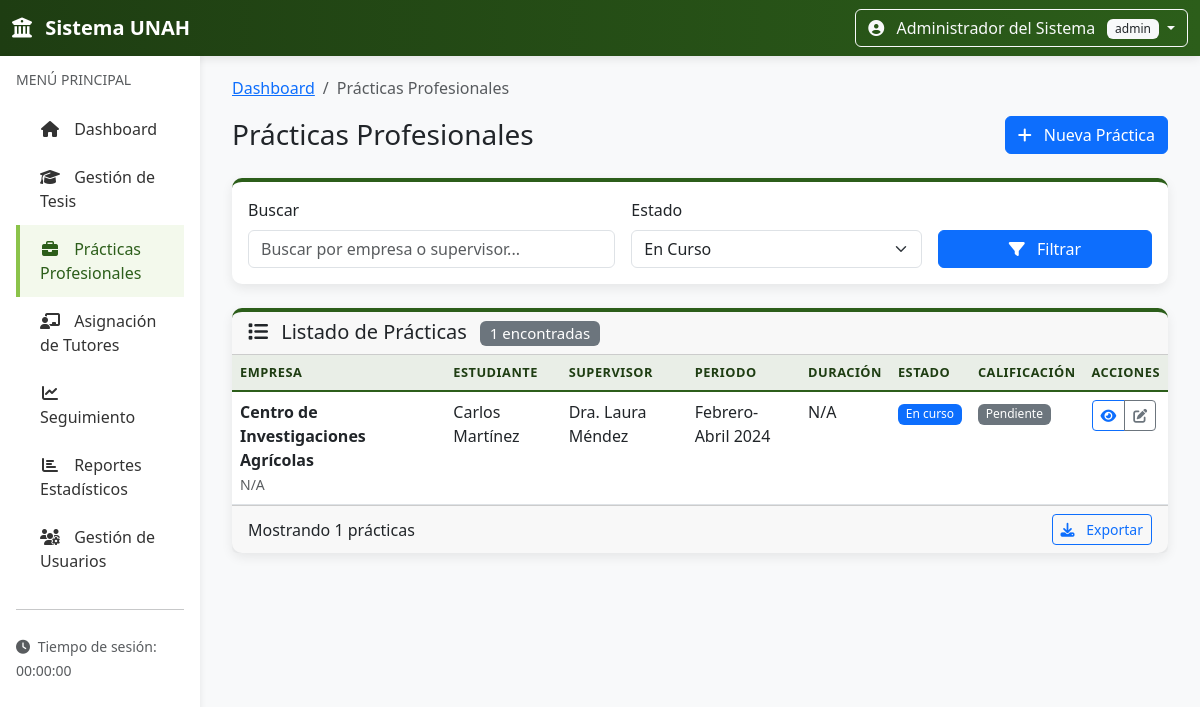
Page /practicas.php?estado=en_curso (signed in) on the committed database.
### tables this page shows
CREATE TABLE practicas (
    id INT PRIMARY KEY AUTO_INCREMENT,
    estudiante_id INT NOT NULL,
    empresa VARCHAR(200) NOT NULL,
    supervisor VARCHAR(100),
    cargo_supervisor VARCHAR(100),
    periodo VARCHAR(50) NOT NULL,
    duracion_semanas INT,
    estado ENUM('pendiente', 'en_curso', 'finalizada', 'evaluada') DEFAULT 'pendiente',
    informe_path VARCHAR(500),
    calificacion DECIMAL(3,2),
    observaciones TEXT,
    created_at TIMESTAMP DEFAULT CURRENT_TIMESTAMP,
    updated_at TIMESTAMP DEFAULT CURRENT_TIMESTAMP ON UPDATE CURRENT_TIMESTAMP,
    FOREIGN KEY (estudiante_id) REFERENCES usuarios(id) ON DELETE CASCADE,
    INDEX idx_estudiante (estudiante_id),
    INDEX idx_empresa (empresa),
    INDEX idx_estado (estado)
);

CREATE TABLE usuarios (
    id INT PRIMARY KEY AUTO_INCREMENT,
    username VARCHAR(50) UNIQUE NOT NULL,
    password VARCHAR(255) NOT NULL,
    nombre_completo VARCHAR(100) NOT NULL,
    email VARCHAR(100),
    rol ENUM('admin', 'profesor', 'estudiante', 'coordinador') DEFAULT 'estudiante',
    departamento_id INT,
    telefono VARCHAR(15),
    activo TINYINT(1) DEFAULT 1,
    created_at TIMESTAMP DEFAULT CURRENT_TIMESTAMP,
    updated_at TIMESTAMP DEFAULT CURRENT_TIMESTAMP ON UPDATE CURRENT_TIMESTAMP,
    INDEX idx_username (username),
    INDEX idx_email (email),
    INDEX idx_rol (rol)
);

### includes/config/database.php (called while the page is built, shortened)
<?php
class Database {
    private $host = 'localhost';
    private $db_name = 'sistema-unah';
    private $username = 'root';
    private $password = '';
    public function connect() {
        $this->conn = null;
        try {
            $this->conn = new PDO(
                'mysql:host=' . $this->host . ';dbname=' . $this->db_name,
                $this->username,
                $this->password
            );
            $this->conn->setAttribute(PDO::ATTR_ERRMODE, PDO::ERRMODE_EXCEPTION);
            $this->conn->exec("SET NAMES 'utf8mb4'");
            $this->conn->exec("SET CHARACTER SET utf8mb4");
        } catch(PDOException $e) {
            echo "Error de conexión: " . $e->getMessage();
        }
        return $this->conn;
    }
    public static function getConnection() {
        static $conn = null;
        if ($conn === null) {
            $database = new self();
            $conn = $database->connect();
        }
        return $conn;
    }
}
?>

### models/Practica.php (called while the page is built, shortened)
<?php
require_once __DIR__ . '/../includes/config/database.php';
class Practica {
    private $db;
    public function __construct() {
        $this->db = Database::getConnection();
    }
    public function getAll($filtros = []) {
        $query = "SELECT p.*, u.nombre_completo as estudiante_nombre
                  FROM practicas p
                  LEFT JOIN usuarios u ON p.estudiante_id = u.id
                  WHERE 1=1";
        $params = [];
        if (!empty($filtros['estado'])) {
            $query .= " AND p.estado = :estado";
            $params[':estado'] = $filtros['estado'];
        }
        $query .= " ORDER BY p.created_at DESC";
        $stmt = $this->db->prepare($query);
        $stmt->execute($params);
        return $stmt->fetchAll(PDO::FETCH_ASSOC);
    }
}
?>

### practicas.php (the view, shortened to what this page needs)
<?php
require_once 'models/Practica.php';
$practicaModel = new Practica();
$filtros = [];
if (isset($_GET['estado']) && $_GET['estado'] !== '') {
    $filtros['estado'] = $_GET['estado'];
}
$practicas = $practicaModel->getAll($filtros);
require_once 'includes/header.php';
?>
<div class="container-fluid">
    <div class="row">
        <div class="col-12">
            <nav aria-label="breadcrumb">
                <ol class="breadcrumb">
                    <li class="breadcrumb-item"><a href="dashboard.php">Dashboard</a></li>
                    <li class="breadcrumb-item active">Prácticas Profesionales</li>
                </ol>
            </nav>
            <div class="d-flex justify-content-between align-items-center mb-4">
                <h1 class="h3 mb-0">Prácticas Profesionales</h1>
                <a href="registro_practica.php" class="btn btn-primary">
                    <i class="fas fa-plus me-2"></i> Nueva Práctica
                </a>
            </div>
        </div>
    </div>
    <div class="row mb-4">
        <div class="col-12">
            <div class="card card-unah">
                <div class="card-body">
                    <form method="GET" action="" class="row g-3">
                        <div class="col-md-5">
                            <label for="search" class="form-label">Buscar</label>
                            <input type="text" class="form-control" id="search" name="search"
                                   value="<?php echo htmlspecialchars($_GET['search'] ?? ''); ?>"
                                   placeholder="Buscar por empresa o supervisor...">
                        </div>
                        <div class="col-md-4">
                            <label for="estado" class="form-label">Estado</label>
                            <select class="form-select" id="estado" name="estado">
                                <option value="en_curso" <?php echo (isset($_GET['estado']) && $_GET['estado'] == 'en_curso') ? 'selected' : ''; ?>>En Curso</option>
                            </select>
                        </div>
                        <div class="col-md-3 d-flex align-items-end">
                            <button type="submit" class="btn btn-primary w-100">
                                <i class="fas fa-filter me-2"></i> Filtrar
                            </button>
                        </div>
                    </form>
                </div>
            </div>
        </div>
    </div>
    <div class="row">
        <div class="col-12">
            <div class="card card-unah">
                <div class="card-header">
                    <h5 class="card-title mb-0">
                        <i class="fas fa-list me-2"></i> Listado de Prácticas
                        <span class="badge bg-secondary ms-2"><?php echo count($practicas); ?> encontradas</span>
                    </h5>
                </div>
                <?php if (!empty($practicas)): ?>
                <div class="table-responsive">
                    <table class="table table-unah table-hover mb-0">
                        <thead>
                            <tr>
                                <th>Empresa</th>
                                <th>Estudiante</th>
                                <th>Supervisor</th>
                                <th>Periodo</th>
                                <th>Duración</th>
                                <th>Estado</th>
                                <th>Calificación</th>
                                <th>Acciones</th>
                            </tr>
                        </thead>
                        <tbody>
                            <?php foreach ($practicas as $p):
                                $estado_class = [
                                    'pendiente' => 'warning',
                                    'en_curso' => 'primary',
                                    'finalizada' => 'success',
                                    'evaluada' => 'info'
                                ][$p['estado']] ?? 'secondary';
                            ?>
                            <tr>
                                <td>
                                    <div class="fw-semibold"><?php echo htmlspecialchars($p['empresa']); ?></div>
                                    <small class="text-muted"><?php echo htmlspecialchars($p['cargo_supervisor'] ?? 'N/A'); ?></small>
                                </td>
                                <td><?php echo htmlspecialchars($p['estudiante_nombre'] ?? 'N/A'); ?></td>
                                <td><?php echo htmlspecialchars($p['supervisor'] ?? 'N/A'); ?></td>
                                <td><?php echo htmlspecialchars($p['periodo']); ?></td>
                                <td><?php echo $p['duracion_semanas'] ? $p['duracion_semanas'] . ' semanas' : 'N/A'; ?></td>
                                <td>
                                    <span class="badge bg-<?php echo $estado_class; ?>">
                                        <?php echo ucfirst(str_replace('_', ' ', $p['estado'])); ?>
                                    </span>
                                </td>
                                <td>
                                    <?php if ($p['calificacion']): ?>
                                        <span class="badge bg-<?php echo $p['calificacion'] >= 3 ? 'success' : ($p['calificacion'] >= 2 ? 'warning' : 'danger'); ?>">
                                            <?php echo number_format($p['calificacion'], 1); ?>
                                        </span>
                                    <?php else: ?>
                                        <span class="badge bg-secondary">Pendiente</span>
                                    <?php endif; ?>
                                </td>
                                <td>
                                    <div class="btn-group btn-group-sm">
                                        <a href="detalle_practica.php?id=<?php echo $p['id']; ?>"
                                           class="btn btn-outline-primary" title="Ver detalles">
                                            <i class="fas fa-eye"></i>
                                        </a>
                                        <?php if ($_SESSION['role'] === 'admin' ||
                                                 ($_SESSION['role'] === 'estudiante' && $p['estudiante_id'] == $_SESSION['user_id'])): ?>
                                        <a href="editar_practica.php?id=<?php echo $p['id']; ?>"
                                           class="btn btn-outline-secondary" title="Editar">
                                            <i class="fas fa-edit"></i>
                                        </a>
                                        <?php endif; ?>
                                    </div>
                                </td>
                            </tr>
                            <?php endforeach; ?>
                        </tbody>
                    </table>
                </div>
                <div class="card-footer">
                    <div class="d-flex justify-content-between align-items-center">
                        <div>
                            Mostrando <?php echo count($practicas); ?> prácticas
                        </div>
                        <div>
                            <button class="btn btn-outline-primary btn-sm">
                                <i class="fas fa-download me-2"></i> Exportar
                            </button>
                        </div>
                    </div>
                </div>
                <?php endif; ?>
            </div>
        </div>
    </div>
</div>
<?php
require_once 'includes/footer.php';
?>

### assets/css/dashboard.css (style rules this page uses)
.card-unah { transition: transform 0.2s; }
.table-unah th { font-weight: 600; text-transform: uppercase; font-size: 0.8rem; letter-spacing: 0.5px; }
.badge { font-weight: 500; padding: 0.35em 0.65em; }

### includes/header.php (style rules this page uses)
:root { --primary-color: #2c5e1a; --primary-dark: #1e3d12; --secondary-color: #4a7c3f; --accent-color: #8bc34a; }
body { font-family: 'Segoe UI', Tahoma, Geneva, Verdana, sans-serif; background-color: #f8f9fa; }
.card-unah { border: none; border-radius: 10px; box-shadow: 0 4px 12px rgba(0,0,0,0.08); border-top: 4px solid var(--primary-color); }
.table-unah th { background-color: rgba(44, 94, 26, 0.1); color: var(--primary-dark); border-bottom: 2px solid var(--primary-color); }

### rows in the picture
practicas: empresa "Centro de Investigaciones Agrícolas", cargo_supervisor "N/A", estudiante.nombre_completo "Carlos Martínez", supervisor "Dra. Laura Méndez", periodo "Febrero-Abril 2024", estado "En curso", shows "Pendiente"

### other values in the picture
$_SESSION['nombre'] "Administrador del Sistema"
$_SESSION['role'] "admin"
count($practicas) "1"
